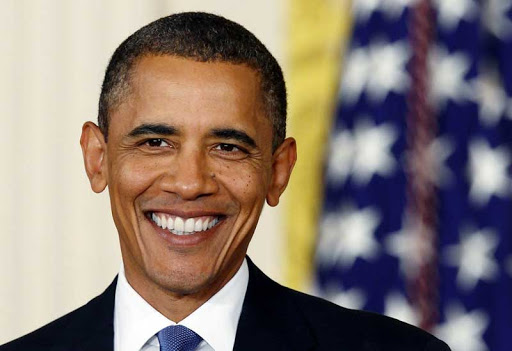
#> input picture FaceDetector/sample.jpg, 512 x 351 px
$ python haarcascade.py
#> lines starting #> are read from the running program, lines starting #| are printed output that depends on the picture; after the words box and inside, x2 and y2 are one past the last pixel; in counts of white or black regions, pixels touching at a corner belong together
#> further down, img is the input picture: shape (351, 512, 3); mean B, G, R 115.3, 122.2, 136.1
# -*- coding: utf-8 -*-
"""
Created on Wed Nov 4
@author: jongwon Kim
         Deep.I Inc.
"""


import cv2
import timeit

# 영상 검출기
def videoDetector(cam,cascade):
    while True:
        start_t = timeit.default_timer()
        """ 알고리즘 연산 시작"""
        ret,img = cam.read()
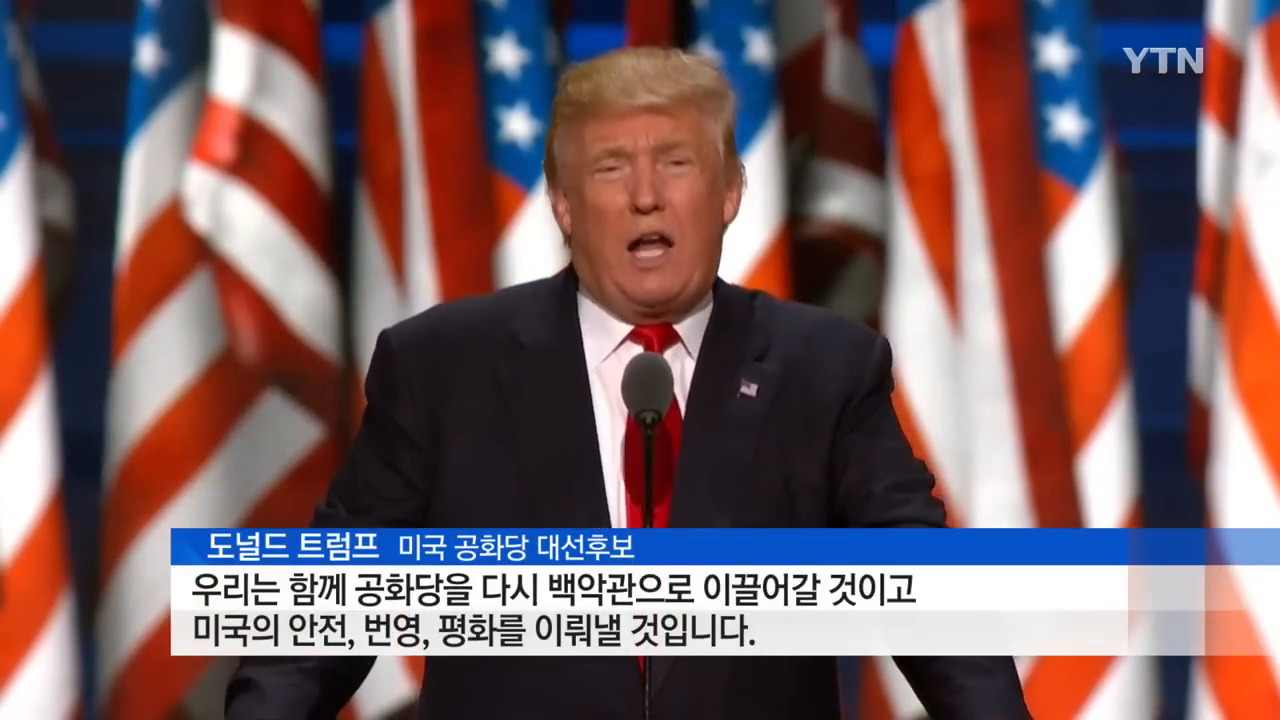
#> input picture frame 107 of FaceDetector/test.mp4, 1280 x 720 px
#> img is the input picture: shape (720, 1280, 3); mean B, G, R 100.2, 96.6, 120.9
        img = cv2.resize(img,dsize=None,fx=1.0,fy=1.0)
        gray = cv2.cvtColor(img, cv2.COLOR_BGR2GRAY)
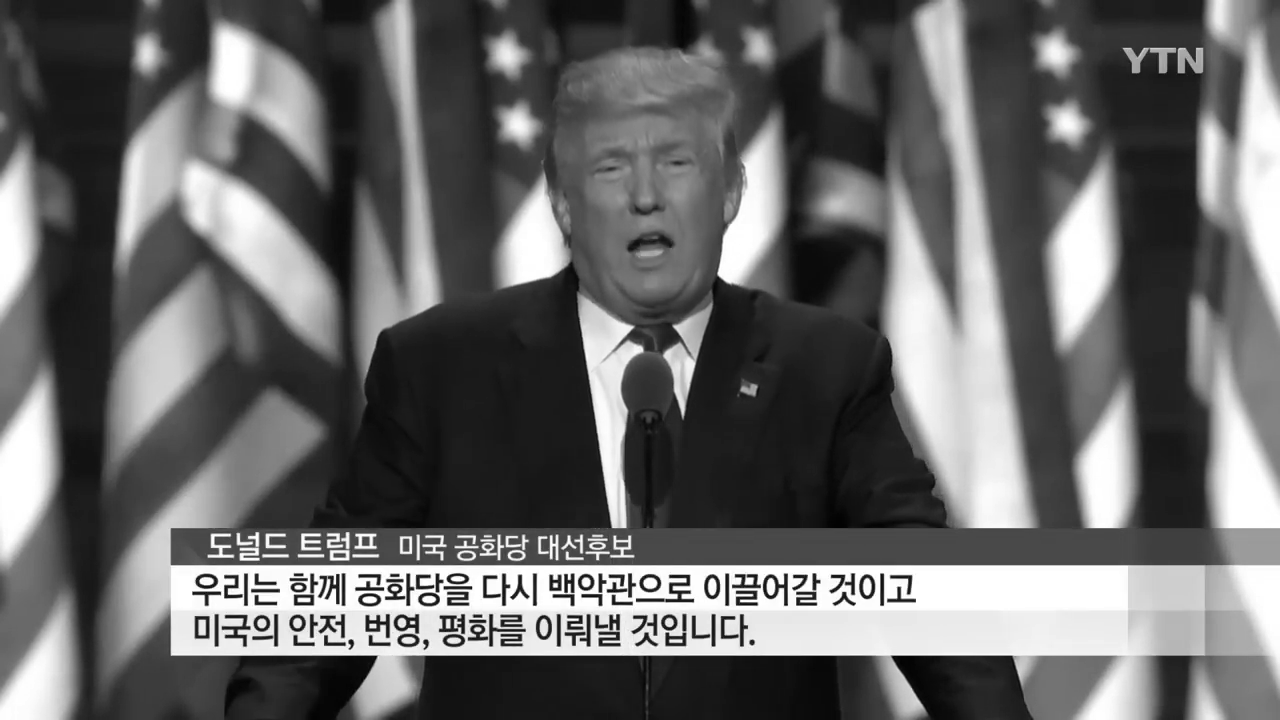
#> gray: shape (720, 1280); min 0, max 255, mean 104.3
        results = cascade.detectMultiScale(gray,
                                           scaleFactor= 1.1,
                                           minNeighbors=5,
                                           minSize=(20,20)
                                           )
#> results = [[560, 94, 166, 166]]

        for box in results:
            x, y, w, h = box
            cv2.rectangle(img, (x,y), (x+w, y+h), (255,255,255), thickness=2)
#> this loop made 1 pass
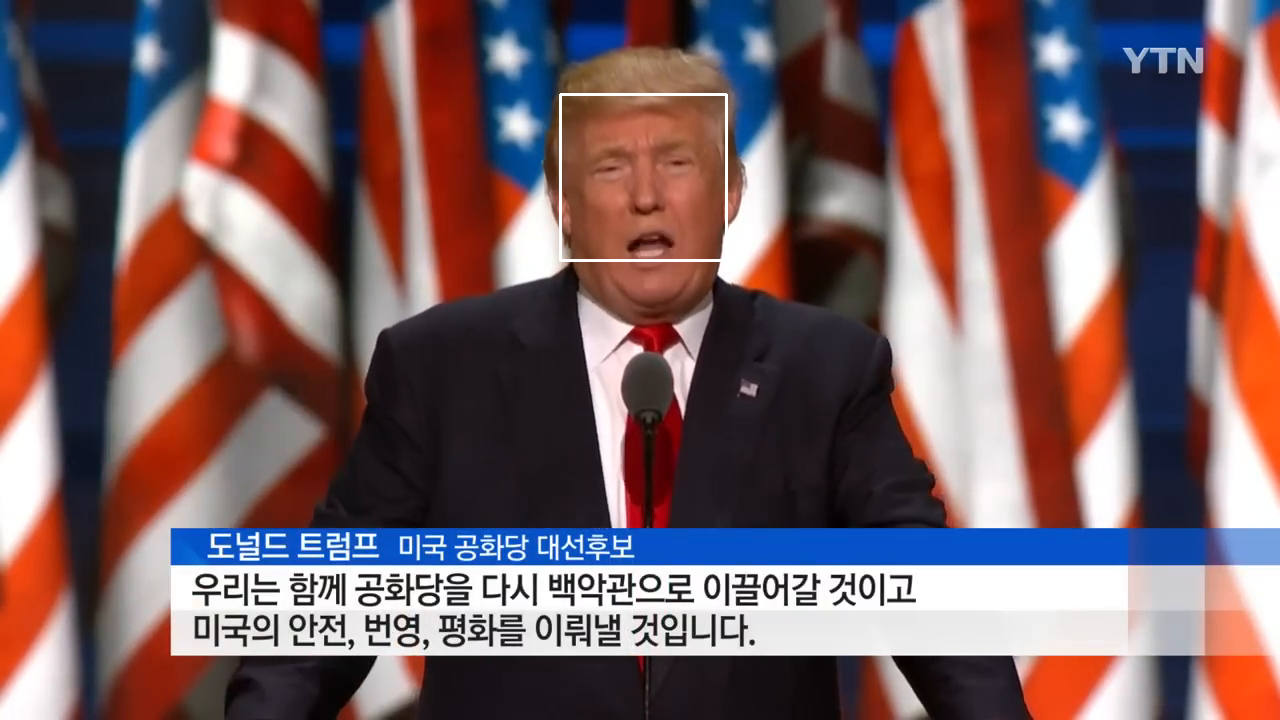
#> img: shape (720, 1280, 3); 0.22% of pixels changed, all inside (x1, y1, x2, y2) = (559, 93, 728, 262)

        """ 알고리즘 연산종료 """
        terminate_t = timeit.default_timer()
        FPS = 'fps' + str(int(1./(terminate_t - start_t )))
        cv2.putText(img,FPS,(30,30),cv2.FONT_HERSHEY_SIMPLEX,1,(255,255,255),1)
#> img: shape (720, 1280, 3); 0.02% of pixels changed, all inside (x1, y1, x2, y2) = (32, 9, 96, 38)
        cv2.imshow('facenet',img)
        if cv2.waitKey(1) > 0:
#> (key Esc is pressed here)
            break

# 사진 검출기
def imgDetector(img,cascade):

    img = cv2.resize(img,dsize=None,fx=1.0,fy=1.0)
    gray = cv2.cvtColor(img, cv2.COLOR_BGR2GRAY)
    results = cascade.detectMultiScale(gray,
                                       scaleFactor= 1.5,
                                       minNeighbors=5,
                                       minSize=(20,20)
                                       )
    for box in results:
        x, y, w, h = box
        cv2.rectangle(img, (x,y), (x+w, y+h), (255,255,255), thickness=2)
    cv2.imshow('facenet',img)
    cv2.waitKey(10000)


# 가중치 파일 경로
cascade_filename = 'haarcascade_frontalface_alt.xml'
# 모델 불러오기
cascade = cv2.CascadeClassifier(cascade_filename)

# 영상 파일
cam = cv2.VideoCapture('test.mp4')
# 이미지 파일
img = cv2.imread('sample.jpg')

# 영상 탐지기
videoDetector(cam,cascade)
# 사진 탐지기
#imgDetector(img, cascade)
